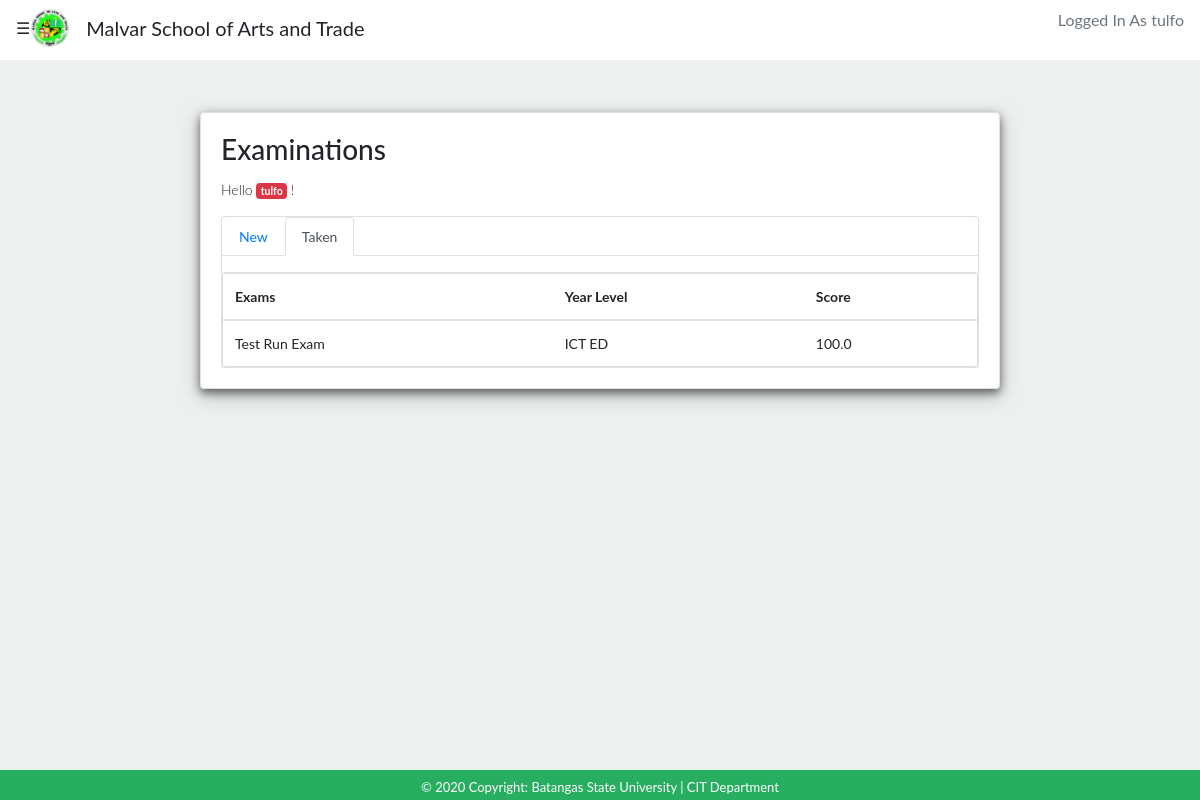
Screenshot of /exams/students/taken/ (signed in) with the database file from the repository.
### quiz/models.py (models this page shows, shortened)
class User(AbstractUser):
    is_student = models.BooleanField(default=False)
    is_teacher = models.BooleanField(default=False)

class TakenExams(models.Model):
    student = models.ForeignKey(Student, on_delete=models.CASCADE, related_name='taken_exams')
    exams = models.ForeignKey(Exams, on_delete=models.CASCADE, related_name='taken_exams')
    score = models.FloatField()
    date = models.DateTimeField(auto_now_add=True)

class Exams(models.Model):
    owner = models.ForeignKey(User, on_delete=models.CASCADE, related_name='exams')
    name = models.CharField(max_length=255, help_text='Exams Title')
    year_level = models.ForeignKey(Year_Level, on_delete = models.CASCADE,related_name='exams', help_text='Year_Level')

class Year_Level(models.Model):
    name = models.CharField(max_length=30, help_text='Year Level')
    def __str__(self):
        return self.name

### exams/views.py (the view)
# urls.py: path('students/taken/', views.TakenExamsListView.as_view(), name='taken_exams_list'),
@method_decorator([login_required, student_required], name='dispatch')
class TakenExamsListView(ListView):
    model = TakenExams
    template_name = 'classroom/students/taken_exams_list.html'
    context_object_name = 'taken_exams'
    def get_queryset(self):
        queryset = self.request.user.student.taken_exams \
            .select_related('exams', 'exams__year_level') \
            .order_by('exams__name')
        return queryset

### exams/templates/classroom/students/taken_exams_list.html
{% extends 'base.html' %}
{% block content %}
    {% include 'navbar.html' %}
{% if user.is_student %}
  <div class="container">
    <div class="row">
     {% include 'sidenav.html' %}
      <div class="col">
      </div>
      <div class="col" style="margin-top: 7rem;">
          <div class="card" style="width: 50rem; font-size: 14px;
          box-shadow: 0 4px 8px 0 rgba(0, 0, 0, 0.5), 0 6px 20px 0 rgba(0, 0, 0, 0.25);">
            <div class="card-body">
              <h3 class="card-title">Examinations</h3>
              <p class="font-weight-light">Hello <span class="badge badge-danger">{{ user.username }}</span> ! </p>
              <div class="card">
                {% include 'classroom/students/exams_header.html' with active='taken' %}
                <div class="card">
                  <table class="table mb-0">
                    <thead>
                      <tr>
                        <th>Exams</th>
                        <th>Year Level</th>
                        <th>Score</th>
                      </tr>
                    </thead>
                    <tbody>
                      {% for taken_exams in taken_exams %}
                        <tr>
                          <td>{{ taken_exams.exams.name }}</td>
                          <td>{{ taken_exams.exams.year_level }}</td>
                          <td>{{ taken_exams.score }}</td>
                        </tr>
                      {% empty %}
                        <tr>
                          <td class="bg-light text-center font-italic" colspan="3">You haven't completed any exams yet.</td>
                        </tr>
                      {% endfor %}
                    </tbody>
                  </table>
                </div>
              </div>
            </div>
          </div>
      </div>
      <div class="col">
      </div>
    </div>
  </div>
{% endif %}
{% include 'footer.html' %}
{% endblock %}

### templates/navbar.html
{% load static %}
<nav class="navbar navbar-expand-lg navbar-light fixed-top pt-1">
  {% if user.is_authenticated %}
   <span style="size:30px;cursor:pointer" onclick="openNav()" >&#9776;</span>
   {% endif %}
    <a class="navbar-brand py-1" href="{% url 'home' %}">
            <img src="{% static 'images/msat_logo.png' %}" width="40" height="40" alt="msat-logo" id="msat-logo">
    </a>
    <a class=" logo navbar-brand" >Malvar School of Arts and Trade</a>
    <div class="collapse navbar-collapse" id="navbarSupportedContent">
        <ul class="navbar-nav ml-auto">
          <li class="nav-item ">
            {% if user.is_authenticated %}
            <p class="text-muted">Logged In As {{ user.username }}</p>
            {% else %}
            <a href="{% url 'login' %}"><i class="fas fa-sign-in-alt"></i></a>
            <a href="{% url 'signup' %}" ><i class="fas fa-user-plus"></i></a>
            {% endif %}
          </li>
        </ul>
      </div>
  </nav>

### static/css/elms.css (style rules this page uses)
body { background-color: #ecf0f1; }
.navbar { background-color: #FFFFFF; }

### templates/sidenav.html (style rules this page uses)
body { font-family: "Lato", sans-serif; transition: background-color .5s; }

### rows the page displays
User: username "tulfo"
TakenExams: exams.name "Test Run Exam", exams.year_level "ICT ED", score "100.0"
